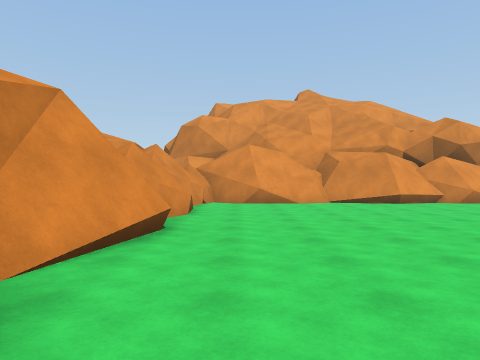
[1] (above)

19 first-person views from a walk through a Unity game level. The camera is 1.4 m above the floor, looks level and sees 70° across. The floor is counted in squares, 2 m on a side. Each view is taken from the middle of a square. On the plan, view 1 faces up. The plan holds only what a view shows up to about 11 squares ahead; the rest is blank. The place goes on beyond the plan. The player character is not drawn.

[2]
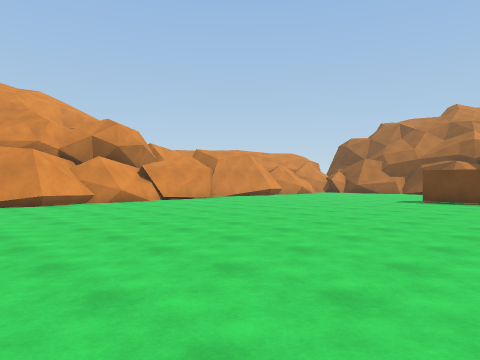

[3]
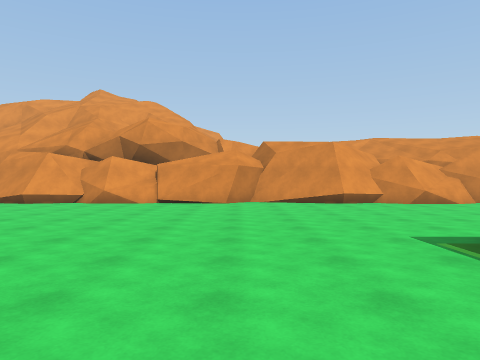

[4]
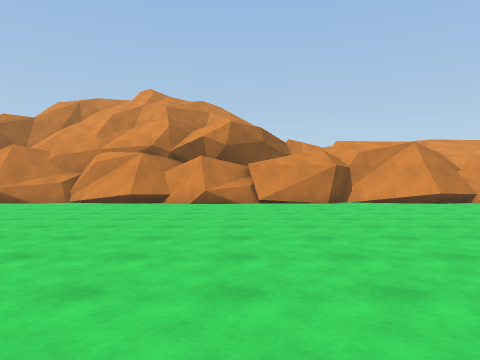

[5]
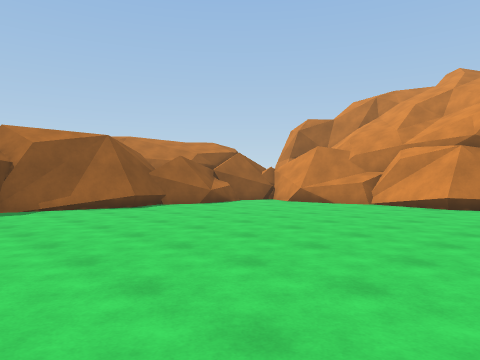

[6]
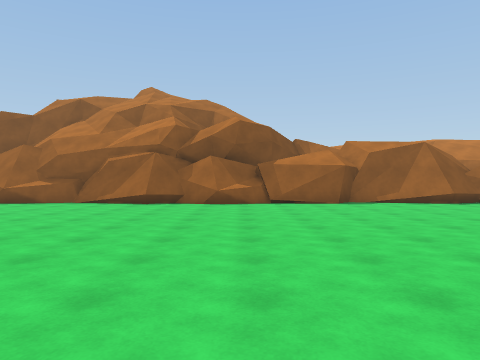

[7]
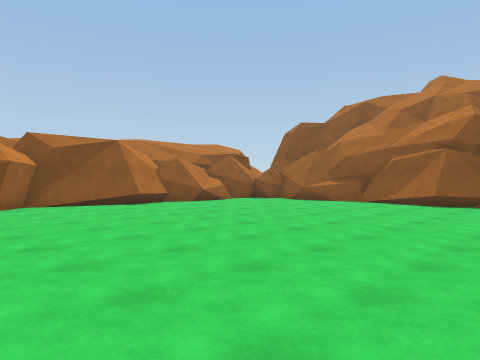

[8]
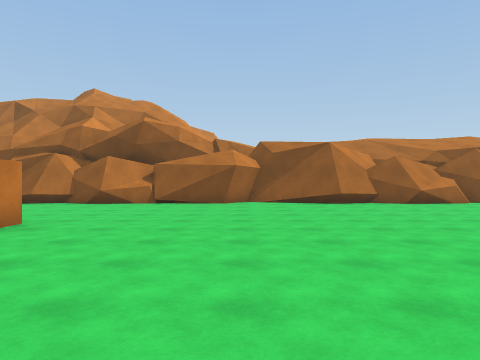

[9]
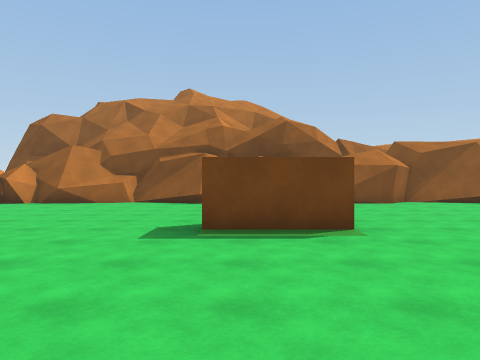

[10]
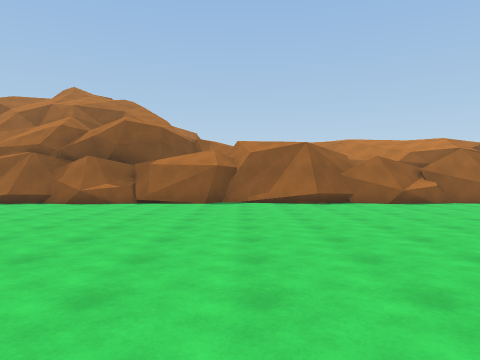

[11]
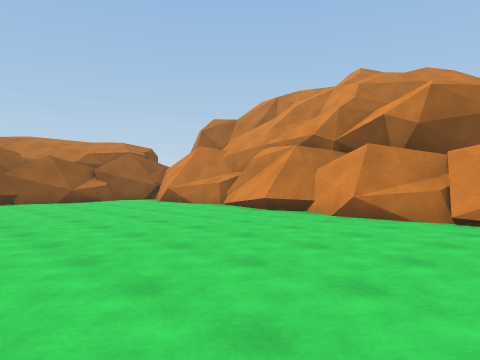

[12]
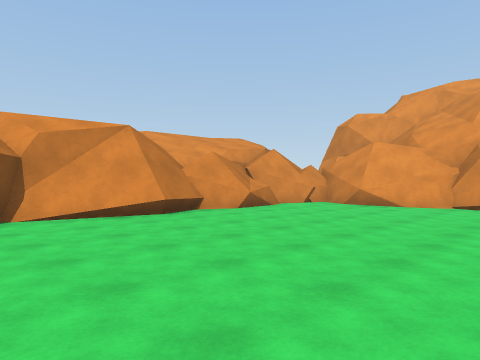

[13]
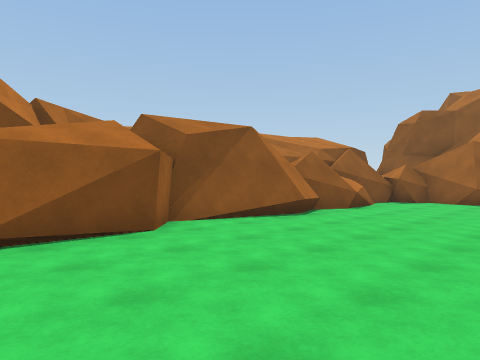

[14]
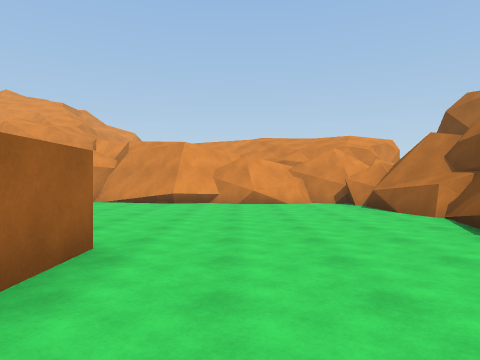

[15]
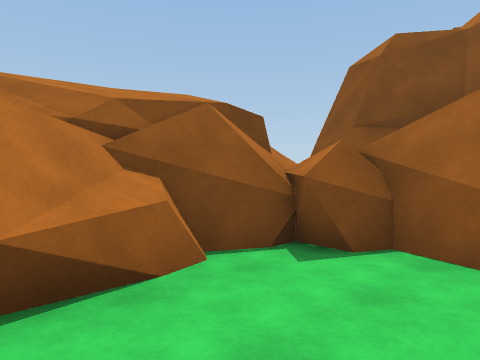

[16]
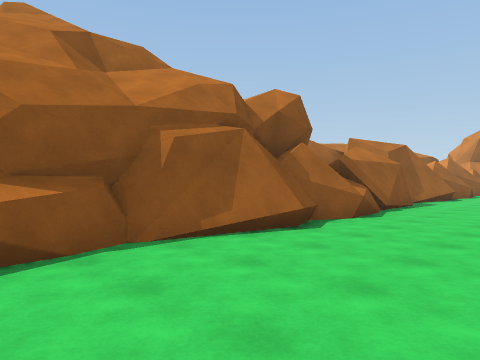

[17]
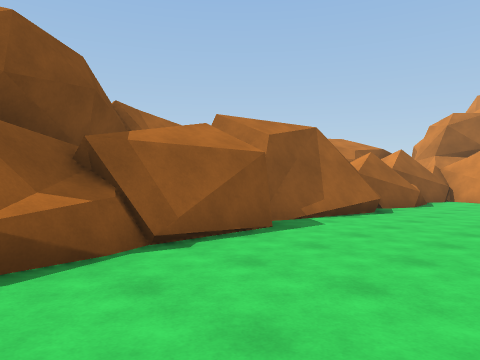

[18]
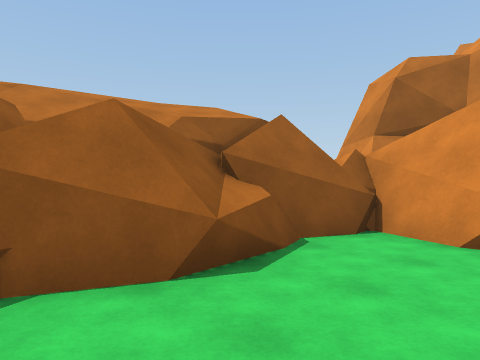

[19]
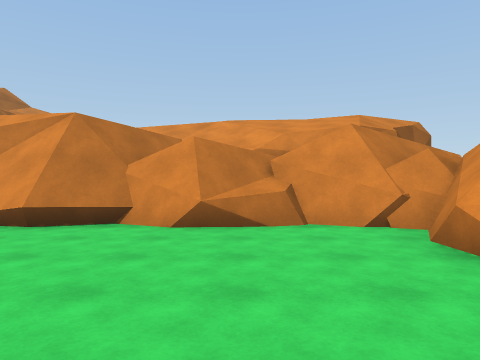

### Floor plan
Key: @ floor where view 1 was taken; # wall or solid block; . floor; ^ raised ledge; O other object.
Columns run from 3 left of view 1 to 21 right of it. Each row starts with its distance up from view 1.
 12           OO
 11  #O#######OO#######OOO#
 10  #......#..........OO.##
  9 OO.....................#
  8 OO.....................#
  7  OO....................#
  6  #.....................#
  5  ##....................#
  4  #.....................#
  3  #...............O.....#
  2  #...............O....OO
  1  #.....................O
  0  #.@........ ..........#
 -1 OO.....................#
 -2  OO....................#
 -3  #.....................#
 -4  #.....................#
 -5  #.....................#
 -6  #.....................#
 -7  #....................OO
 -8  #^....................OO
 -9  #.....................#O
-10  O..O........OO.#.....O#
-11  ##OOO#######OO#######O#
-12    O         OO

Positions as (right, up) in squares from view 1, and headings:
1: (0, 0), facing up
2: (2, 0), facing up-right
3: (11, 0), facing up
4: (9, -1), facing left
5: (8, -2), facing down-left
6: (10, 0), facing down
7: (10, 0), facing down-right
8: (9, -2), facing right
9: (9, 3), facing right
10: (6, 0), facing down
11: (5, 1), facing down-left
12: (5, 1), facing up-left
13: (15, 1), facing down-right
14: (16, 0), facing up
15: (17, -7), facing down-right
16: (17, -7), facing down-left
17: (11, -7), facing down-left
18: (3, -8), facing down-left
19: (4, 8), facing left
